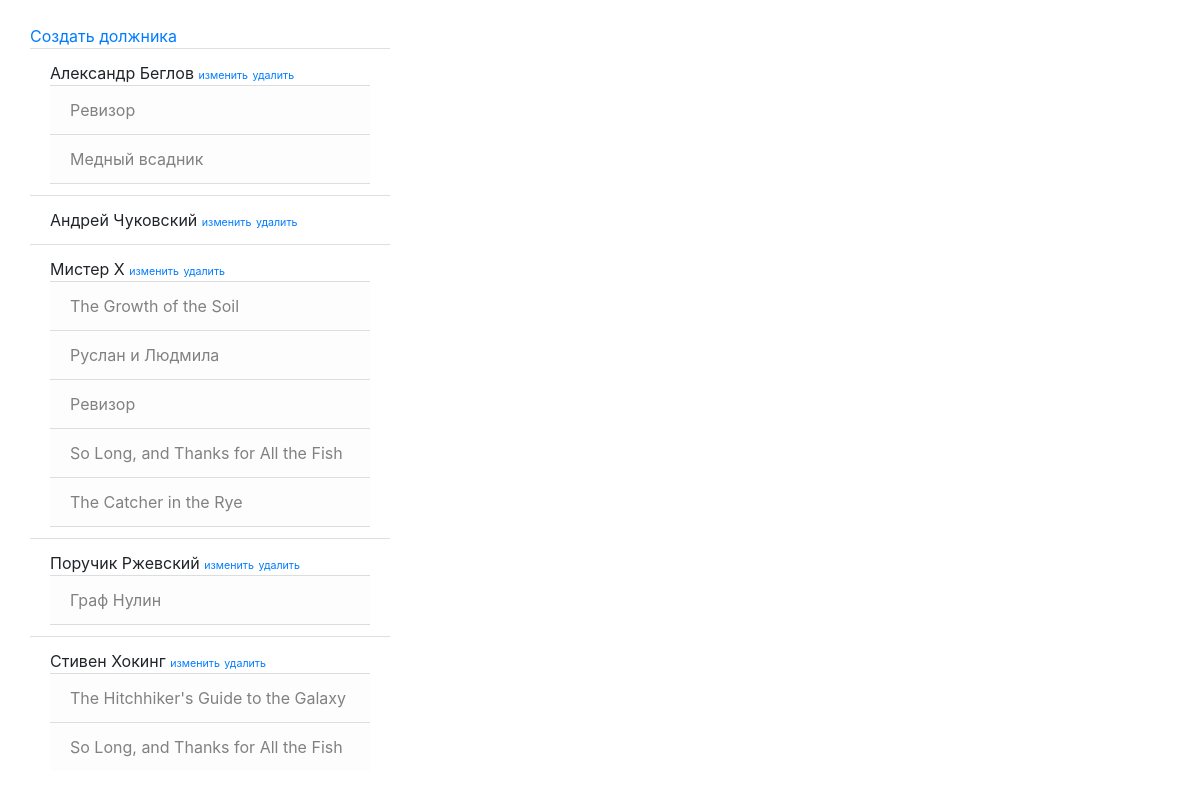
The page /friends/ on the database as committed earlier.
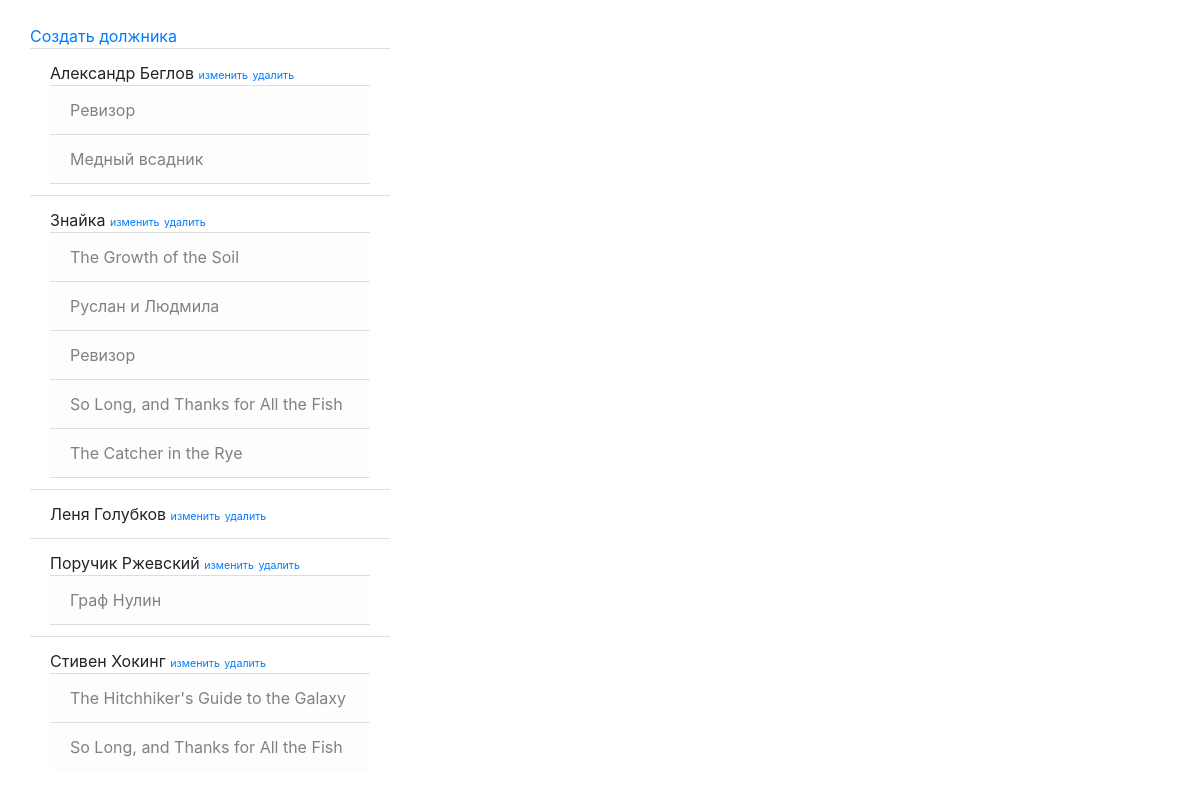
The same page on the database as committed later.
### p_library/models.py (models this page shows, shortened)
class Friend(models.Model):
    name = models.CharField(max_length=100)
    books = models.ManyToManyField("Book", default=None,
                                  blank=True, null=True)
    class Meta:
        verbose_name = 'Друг'
        verbose_name_plural = 'Друзья'

class Book(models.Model):
    ISBN = models.CharField(max_length=13)
    title = models.TextField()
    description = models.TextField()
    year_release = models.SmallIntegerField()
    author = models.ForeignKey("Author", on_delete=models.CASCADE)
    publisher = models.ForeignKey("Publisher", on_delete=models.CASCADE, default=None,
                                  blank=True, null=True)
    price = models.DecimalField(default=None, max_digits=10, decimal_places=2)
    copy_count = models.SmallIntegerField(default=1)
    class Meta:
        verbose_name = 'Книга'
        verbose_name_plural = 'Книги'

### p_library/views.py (the view)
# urls.py: path('friends/', views.friends, name='friends_list'),
def friends(request):
    template = loader.get_template('friends.html')
    friends = Friend.objects.all().order_by('name')
    friends_data = {
        "friends": friends,
    }
    return HttpResponse(template.render(friends_data, request))

### p_library/templates/friends.html (shortened to what this page needs)
<!DOCTYPE html>
<html lang="en">
    <head>
            <link rel="stylesheet" href="https://stackpath.bootstrapcdn.com/bootstrap/4.3.1/css/bootstrap.min.css">
    </head>
    <body>
        <div class="container-fluid">
        <div class="col-4">
            <br>
            <a href="../friend/create">Создать должника</a>
            <br>
            {% for friend in friends %}
            <ul class="list-group list-group-flush">
                <li class="list-group-item">
                    {{ friend.name }} <a href="{{friend.id}}/" style = 'font-size: 8pt;' >изменить</a> <a href="{{friend.id}}/delete" style = 'font-size: 8pt;' >удалить</a>
                    <ul class="list-group ">
                        {% for book in friend.books.all %}
                            <li class="list-group-item list-group-item-light "> {{ book.title }}</li>
                        {% endfor %}
                    </ul>
                </li>
            </ul>
            {% endfor %}
        </div>
        </div>
    </body>
</html>

Rows that differ between the two databases and show on the page:
changed Friend: name "Мистер Х" → "Знайка"; moves up the list
changed Friend: name "Андрей Чуковский" → "Леня Голубков"
